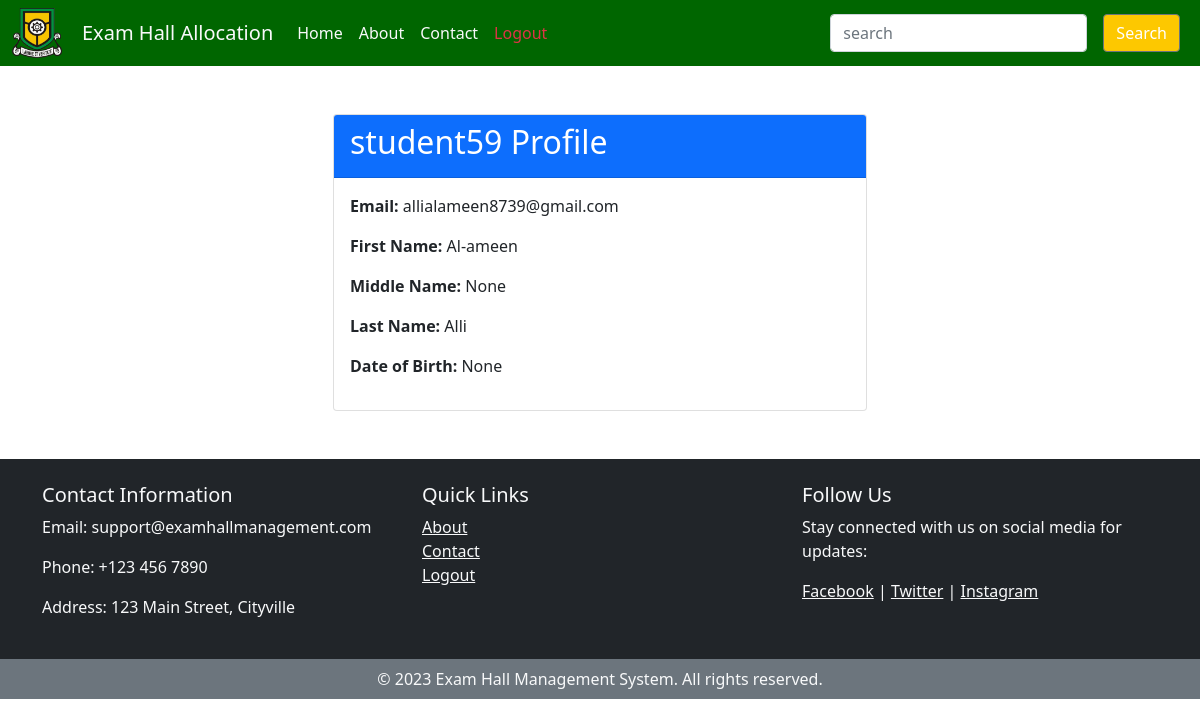
The page /accounts/student/student59/ (signed in) on the database its author committed.
### accounts/models.py (models this page shows, shortened)
class CustomUser(AbstractUser):
    email = models.EmailField(unique=True)
    first_name = models.CharField(max_length=30)
    middle_name = models.CharField(max_length=30, blank=True, null=True)
    last_name = models.CharField(max_length=30)
    date_of_birth = models.DateField(null=True, blank=True)
    user_type = models.CharField(max_length=20, verbose_name="User Type")
    slug = models.SlugField(unique=True, blank=True, null=True)
    objects = CustomUserManager()

### accounts/views.py (the view)
# urls.py: path('student/<slug:slug>/', StudentProfileView.as_view(), name='student_profile'),
class StudentProfileView(LoginRequiredMixin, DetailView):
    model = Student
    template_name = 'accounts/student_profile.html'
    context_object_name = 'student'
    slug_field = 'slug'
    slug_url_kwarg = 'slug'

### accounts/templates/accounts/student_profile.html
{% extends 'base.html' %}
{% block content %}
    <div class="container mt-5">
        <div class="row">
            <div class="col-md-6 offset-md-3">
                <div class="card">
                    <div class="card-header bg-primary text-white">
                        <h2>{{ student.username }} Profile</h2>
                    </div>
                    <div class="card-body">
                        <p><strong>Email:</strong> {{ student.email }}</p>
                        <p><strong>First Name:</strong> {{ student.first_name }}</p>
                        <p><strong>Middle Name:</strong> {{ student.middle_name }}</p>
                        <p><strong>Last Name:</strong> {{ student.last_name }}</p>
                        <p><strong>Date of Birth:</strong> {{ student.date_of_birth }}</p>
                    </div>
                </div>
            </div>
        </div>
    </div>
{% endblock %}

### rows shown on the page
CustomUser: username "student59", email "allialameen8739@gmail.com", first_name "Al-ameen", middle_name "None", last_name "Alli", date_of_birth "None"
